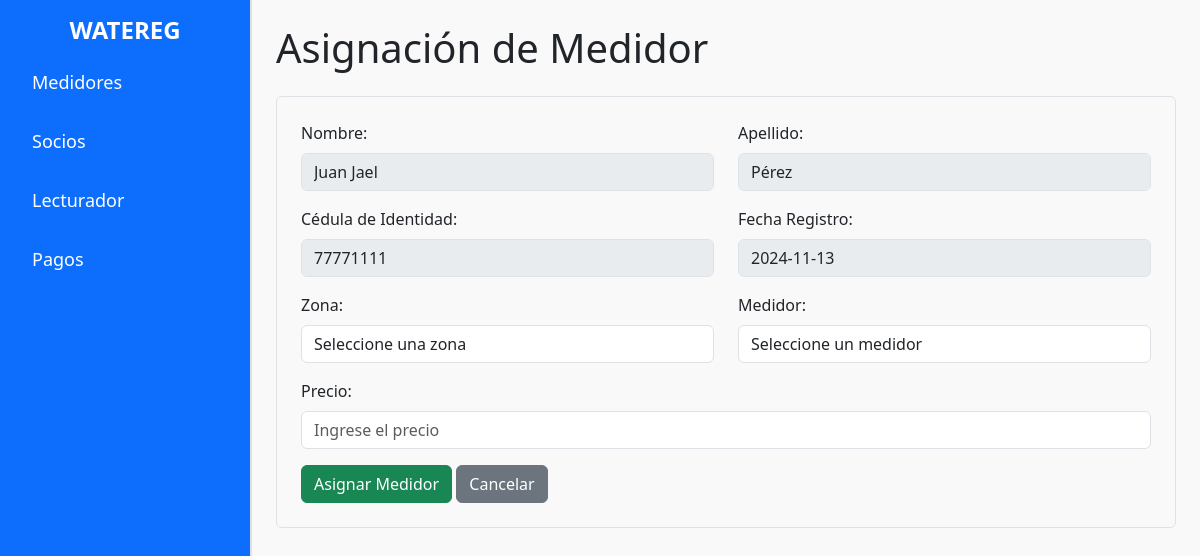
/asignar_medidor.php?id=1, run on the app's committed database.
### tables this page shows
CREATE TABLE `socio` (
  `id_socio` bigint(20) NOT NULL,
  `ci` varchar(255) DEFAULT NULL,
  `nombre` varchar(255) DEFAULT NULL,
  `apellido` varchar(255) DEFAULT NULL,
  `telefono` varchar(255) DEFAULT NULL,
  `fecha_registro` date DEFAULT NULL
);

### asignar_medidor.php (the view, shortened to what this page needs)
<?php
include 'conexion.php';
$id_socio = isset($_GET['id']) ? (int)$_GET['id'] : 0;
$sql_socio = "SELECT nombre, apellido, ci FROM socio WHERE id_socio = ?";
$stmt_socio = $conexion->prepare($sql_socio);
$stmt_socio->bind_param('i', $id_socio);
$stmt_socio->execute();
$resultado_socio = $stmt_socio->get_result();
$socio = $resultado_socio->fetch_assoc();
?>
<!DOCTYPE html>
<html lang="es">
<head>
    <link rel="stylesheet" href="css/bootstrap.min.css">
    <link rel="stylesheet" href="css/styles.css">
</head>
<body>
    <div class="d-flex">
        <div class="sidebar bg-primary text-white p-3">
            <h2 class="sidebar-title">WATEREG</h2>
            <ul class="nav flex-column">
                <li class="nav-item">
                    <a class="nav-link text-white" href="index.php">Medidores</a>
                </li>
                <li class="nav-item">
                    <a class="nav-link text-white" href="socios.php">Socios</a>
                </li>
                <li class="nav-item">
                    <a class="nav-link text-white" href="lecturador.php">Lecturador</a>
                </li>
                <li class="nav-item">
                    <a class="nav-link text-white" href="pagos.php">Pagos</a>
                </li>
            </ul>
        </div>
        <div class="content flex-grow-1 p-4">
            <h1 class="mb-4">Asignación de Medidor</h1>
            <form method="POST" action="asignar_medidor.php?id=<?= $id_socio ?>" class="p-4 border rounded">
                <div class="row mb-3">
                    <div class="col-md-6">
                        <label for="nombre" class="form-label">Nombre:</label>
                        <input type="text" class="form-control" id="nombre" value="<?= htmlspecialchars($socio['nombre']) ?>" disabled>
                    </div>
                    <div class="col-md-6">
                        <label for="apellido" class="form-label">Apellido:</label>
                        <input type="text" class="form-control" id="apellido" value="<?= htmlspecialchars($socio['apellido']) ?>" disabled>
                    </div>
                </div>
                <div class="row mb-3">
                    <div class="col-md-6">
                        <label for="ci" class="form-label">Cédula de Identidad:</label>
                        <input type="text" class="form-control" id="ci" value="<?= htmlspecialchars($socio['ci']) ?>" disabled>
                    </div>
                    <div class="col-md-6">
                        <label for="fecha" class="form-label">Fecha Registro:</label>
                        <input type="text" class="form-control" value="<?= date('Y-m-d') ?>" disabled>
                    </div>
                </div>
                <div class="row mb-3">
                    <div class="col-md-6">
                        <label for="id_zona" class="form-label">Zona:</label>
                        <select id="id_zona" name="id_zona" class="form-control" required>
                            <option value="">Seleccione una zona</option>
                        </select>
                    </div>
                    <div class="col-md-6">
                        <label for="id_medidor" class="form-label">Medidor:</label>
                        <select id="id_medidor" name="id_medidor" class="form-control" required>
                            <option value="">Seleccione un medidor</option>
                        </select>
                    </div>
                </div>
                <div class="mb-3">
                    <label for="precio" class="form-label">Precio:</label>
                    <input type="number" step="0.01" class="form-control" id="precio" name="precio" placeholder="Ingrese el precio" required>
                </div>
                <button type="submit" class="btn btn-success">Asignar Medidor</button>
                <a href="informacion_socio.php?id=<?= $id_socio ?>" class="btn btn-secondary">Cancelar</a>
            </form>
        </div>
    </div>
</body>
</html>

### css/styles.css (style rules this page uses)
.sidebar { width: 250px; min-height: 100vh; }
.sidebar-title { font-size: 24px; font-weight: bold; margin-bottom: 1rem; text-align: center; }
.nav-link { font-size: 18px; margin-bottom: 1rem; }
.content { background-color: #f9f9f9; border-left: 2px solid #dee2e6; }

### data on the page
socio: nombre "Juan Jael", apellido "Pérez", ci "77771111"
